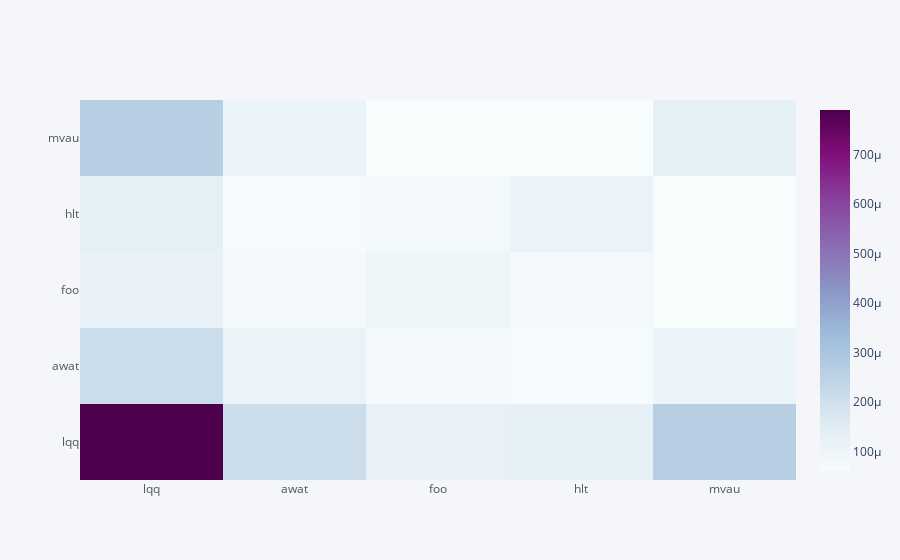

Source (notebook cell):
### Markdown cell above
#### Risk estimates matrice heatmap

### Code cell
plot_risk_estimates_heatmap(risk_estimates, 'bupu')

### Figure 1 — Plotly figure (JSON) as saved in the notebook; plotly's stock layout.template omitted (floating-point values rounded to 4 significant figures)
{"data": [{"colorscale": [[0, "rgb(247,252,253)"], [0.125, "rgb(224,236,244)"], [0.25, "rgb(191,211,230)"], [0.375, "rgb(158,188,218)"], [0.5, "rgb(140,150,198)"], [0.625, "rgb(140,107,177)"], [0.75, "rgb(136,65,157)"], [0.875, "rgb(129,15,124)"], [1, "rgb(77,0,75)"]], "type": "heatmap", "x": ["lqq", "awat", "foo", "hlt", "mvau"], "y": ["lqq", "awat", "foo", "hlt", "mvau"], "z": [[0.0007896, 0.0002117, 0.0001235, 0.0001363, 0.0002641], [0.0002117, 0.0001157, 7.238e-05, 7.216e-05, 0.0001098], [0.0001235, 7.238e-05, 0.0001003, 8.249e-05, 6.401e-05], [0.0001363, 7.216e-05, 8.249e-05, 0.0001141, 6.234e-05], [0.0002641, 0.0001098, 6.401e-05, 6.234e-05, 0.0001361]], "zmax": 0.0007896, "zmin": 6.234e-05}], "layout": {"autosize": true, "legend": {"bgcolor": "#F5F6F9", "font": {"color": "#4D5663"}}, "paper_bgcolor": "#F5F6F9", "plot_bgcolor": "#F5F6F9", "title": {"font": {"color": "#4D5663"}}, "xaxis": {"autorange": true, "gridcolor": "#E1E5ED", "range": [-0.5, 4.5], "showgrid": true, "tickfont": {"color": "#4D5663"}, "title": {"font": {"color": "#4D5663"}, "text": ""}, "type": "category", "zerolinecolor": "#E1E5ED"}, "yaxis": {"autorange": true, "gridcolor": "#E1E5ED", "range": [-0.5, 4.5], "showgrid": true, "tickfont": {"color": "#4D5663"}, "title": {"font": {"color": "#4D5663"}, "text": ""}, "type": "category", "zerolinecolor": "#E1E5ED"}}}
